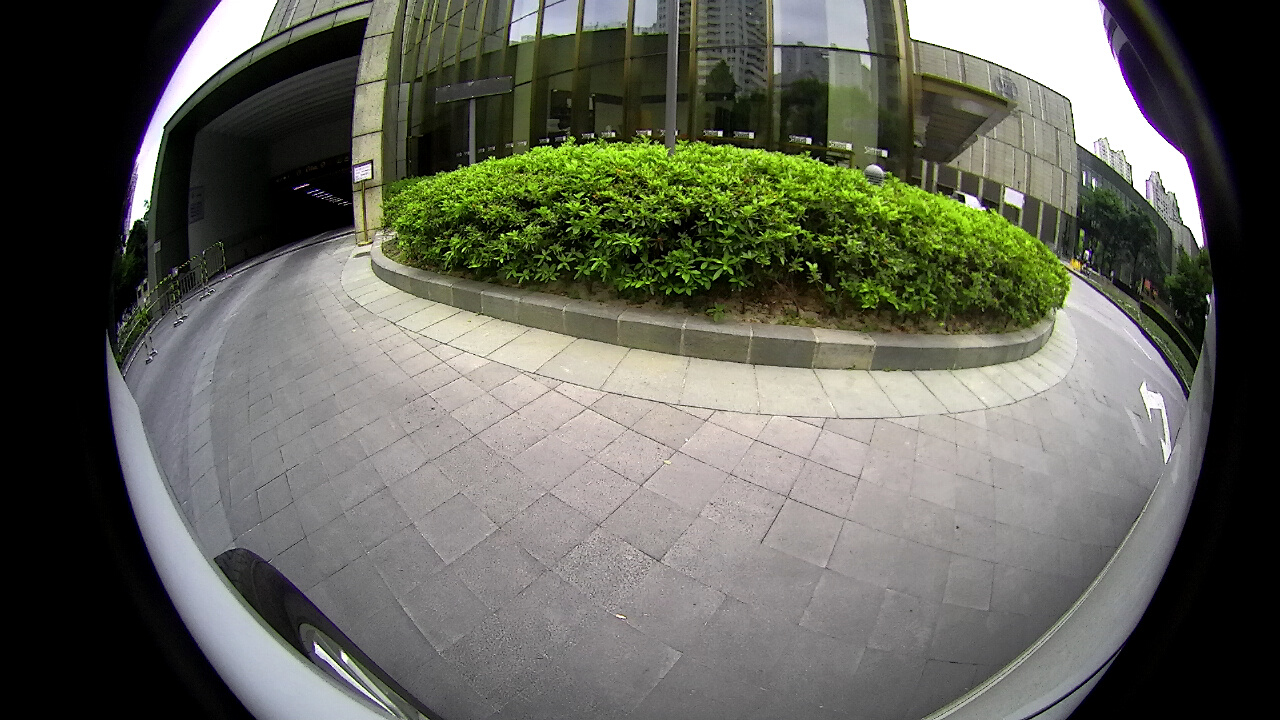
//> input picture test/roi/test.jpg, 1280 x 720 px
$ ./test_roi   (built with g++ and OpenCV 4)
//> lines starting //> are read from the running program, lines starting //| are printed output that depends on the picture; after the words box and inside, x2 and y2 are one past the last pixel; in counts of white or black regions, pixels touching at a corner belong together
#include <opencv2/core.hpp>
#include <opencv2/imgproc.hpp>
#include <opencv2/highgui.hpp>
#include <iostream>
#include <string>
#include <sys/time.h>

using namespace cv;
using namespace std;

#define COLOR_NONE         "\033[0m"
#define COLOR_RED          "\033[0;32;31m"
#define COLOR_GREEN        "\033[0;32;32m"
#define PRINTF_INFO(...) 	\
{								\
	printf(COLOR_GREEN "[INFO]: "  __VA_ARGS__);	\
	CLEAR_COLOR;				\
}
#define PRINTF_ERROR(...) \
{								\
	printf(COLOR_RED "[ERROR]: " __VA_ARGS__);	\
	CLEAR_COLOR;				\
}

#define CLEAR_COLOR printf(COLOR_NONE)

static timeval g_start_time_, g_end_time_;

void start_tick()
{
    gettimeofday(&g_start_time_, NULL);
}


double end_tick()
{
    gettimeofday(&g_end_time_, NULL);
    double time_used = (1000000.0*(g_end_time_.tv_sec - g_start_time_.tv_sec) +g_end_time_.tv_usec -g_start_time_.tv_usec)/1000.0;
    return time_used;
}

void saveDebugImage(string filename, Mat& dst)
{
    Mat save = dst.clone();
    if(save.type()==CV_32F)
    {
        save = save*100;
        save.convertTo(save, CV_8U);
    }
    imwrite(filename, save);
}


void test_roi(cv::Mat& src, int dst_size, int times)
{
    PRINTF_INFO("src image %dx%d, dst image size %dx%d\n", src.cols, src.rows, dst_size, dst_size);
    Mat dst = Mat::zeros(dst_size, dst_size, CV_32F);
    int min_width = min(src.cols, dst.cols);
	int min_height = min(src.rows, dst.rows);

	cv::Mat src_roi = src(cv::Rect((src.cols-min_width)/2, (src.rows-min_height)/2, min_width, min_height));
	cv::Mat dst_roi = dst(cv::Rect((dst.cols-min_width)/2, (dst.rows-min_height)/2, min_width, min_height));

    start_tick();

    uchar* src_ptr = (uchar*)src_roi.data;
    float* dst_ptr = (float*)dst_roi.data;
    for(int ti=0; ti<times; ti++)
    {
        for(int r=0; r<min_height; r++)
        {
            for(int c=0; c<min_width; c++)
                dst_ptr[r*min_width+c] = src_ptr[r*min_width+c]>30?1.0f:0.0f;
        }
    }

    double ms = end_tick();
    PRINTF_INFO("ptr times %d, average time %0.3fms\n", times, ms/times);
    saveDebugImage("ptr.jpg", dst);

    dst = Mat::zeros(dst_size, dst_size, CV_32F);

    start_tick();
    for(int ti=0; ti<times; ti++)
    {
        src_roi.convertTo(dst_roi, CV_32F);
        threshold(dst_roi, dst_roi, 30, 1.0, THRESH_BINARY);
    }
    ms = end_tick();
    PRINTF_INFO("threshold times %d, average time %0.3fms\n", times, ms/times);
    saveDebugImage("threshold.jpg", dst);


    dst = Mat::zeros(dst_size, dst_size, CV_32F);
    start_tick();

    for(int ti=0; ti<times; ti++)
    {
        for(int r=0; r<min_height; r++)
        {
            for(int c=0; c<min_width; c++)
                dst_roi.ptr(r)[c] = src_roi.ptr(r)[c]>30?1.0f:0.0f;
        }
    }

    ms = end_tick();
    PRINTF_INFO("ptr1 times %d, average time %0.3fms\n", times, ms/times);
    saveDebugImage("ptr1.jpg", dst);

    dst = Mat::zeros(dst_size, dst_size, CV_32F);
    start_tick();

    for(int ti=0; ti<times; ti++)
    {
        for(int r=0; r<min_height; r++)
        {
            for(int c=0; c<min_width; c++)
                dst_roi.at<float>(r, c) = src_roi.at<uchar>(r, c)>30?1.0f:0.0f;
        }
    }

    ms = end_tick();
    PRINTF_INFO("ptr2 times %d, average time %0.3fms\n", times, ms/times);
    saveDebugImage("ptr2.jpg", dst);

}


int main(int argc, char** argv)
{
    int dst_size = 600;
    int times = 1000;

    if(argc>1)
        dst_size = atoi(argv[1]);

    if(argc>2)
        times = atoi(argv[2]);

    Mat src = imread("test.jpg", CV_LOAD_IMAGE_GRAYSCALE);
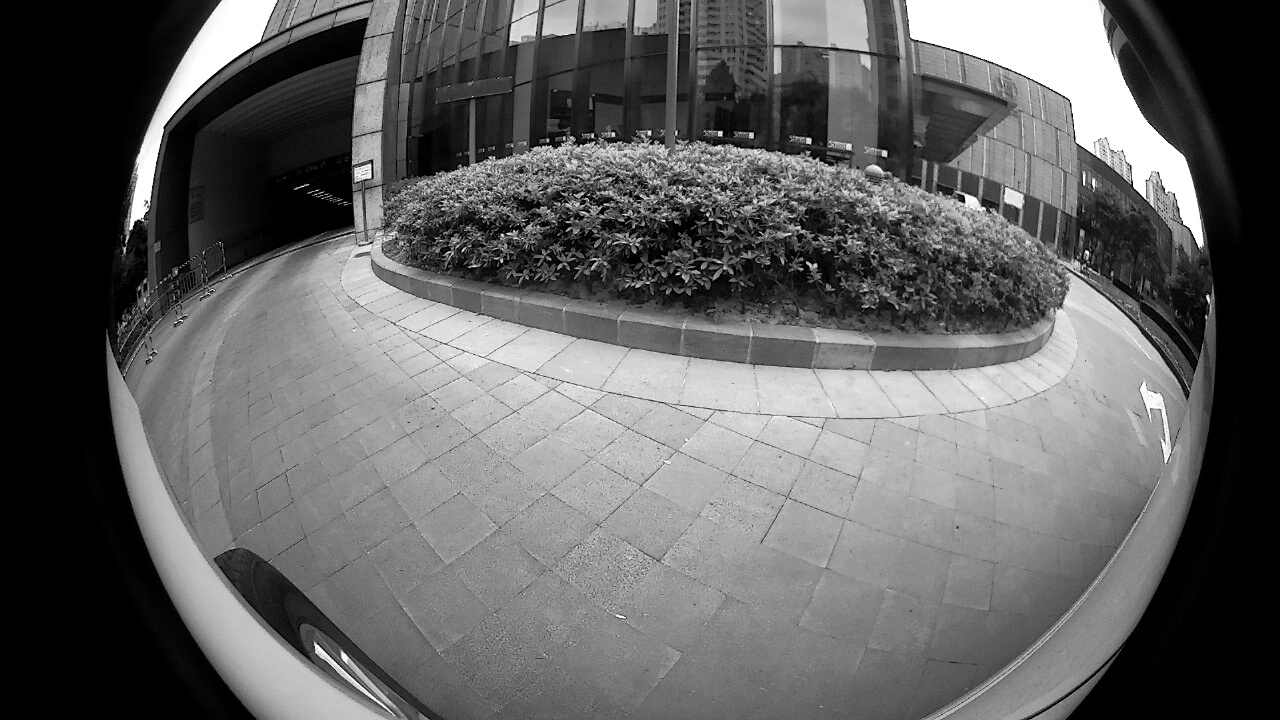
//> src: 720 rows x 1280 cols, CV_8UC1; min 0, max 255, mean 98.2
    test_roi(src, dst_size, times);
//> in test_roi, `cv::Mat src_roi = src(cv::Rect((src.cols-min_width)/2, (src.rows-min_h..`:
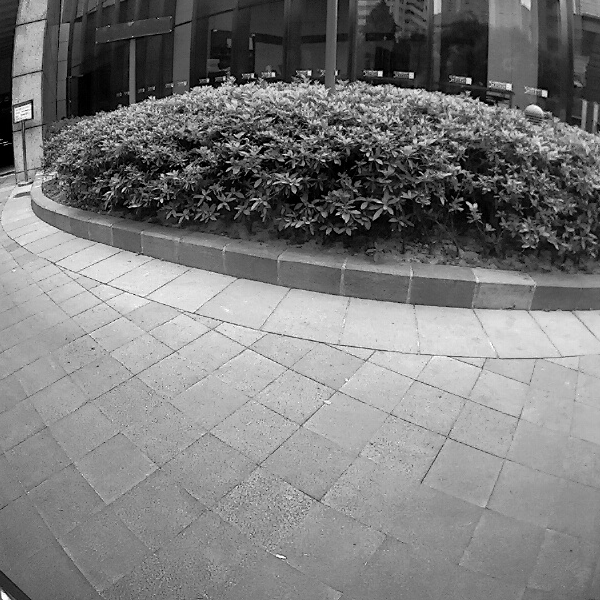
//> src_roi: 600 rows x 600 cols, CV_8UC1; min 0, max 255, mean 123.8
//> after the loop in test_roi, `for(int ti=0; ti<times; ti++)`:
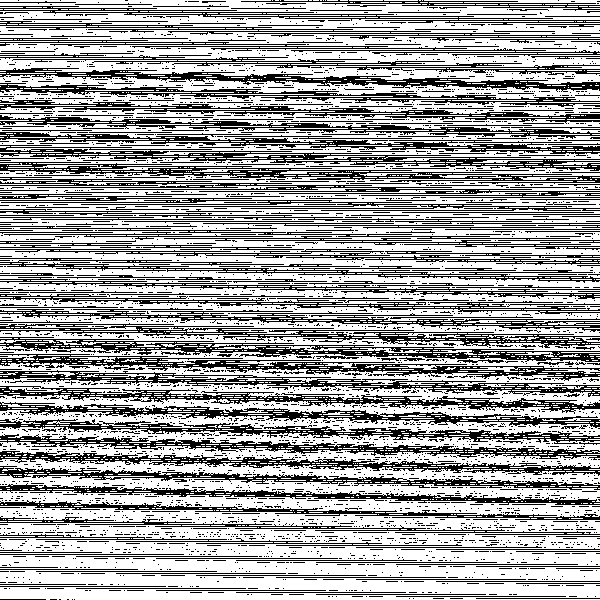
//> dst_roi: 600 rows x 600 cols, CV_32FC1; values 0 (black) and 1 (white), 63.6% white; black in thin lines or dots
//> in saveDebugImage, `save = save*100;`: save: 600 rows x 600 cols, CV_32FC1; values 0 (black) and 100 (white), 63.6% white; black in thin lines or dots
//> the loop in test_roi, `for(int ti=0; ti<times; ti++)` made 1000 passes
//> pass 1, in test_roi, `threshold(dst_roi, dst_roi, 30, 1.0, THRESH_BINARY);`:
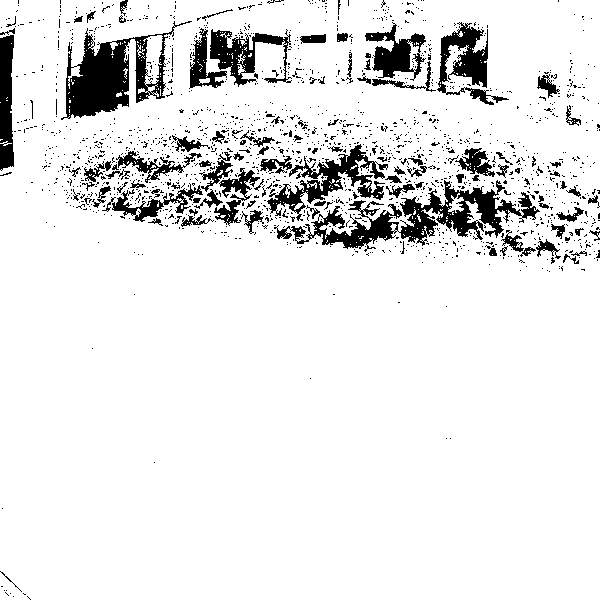
//> dst_roi: 600 rows x 600 cols, CV_32FC1; values 0 (black) and 1 (white), 90.4% white; 1605 black regions (1495 under 20 px), largest, box (x1, y1, x2, y2) and area: (274, 180, 540, 252) 5690, (61, 21, 192, 120) 4819, (267, 144, 388, 221) 2636
//> after the loop in test_roi, `for(int ti=0; ti<times; ti++)`:
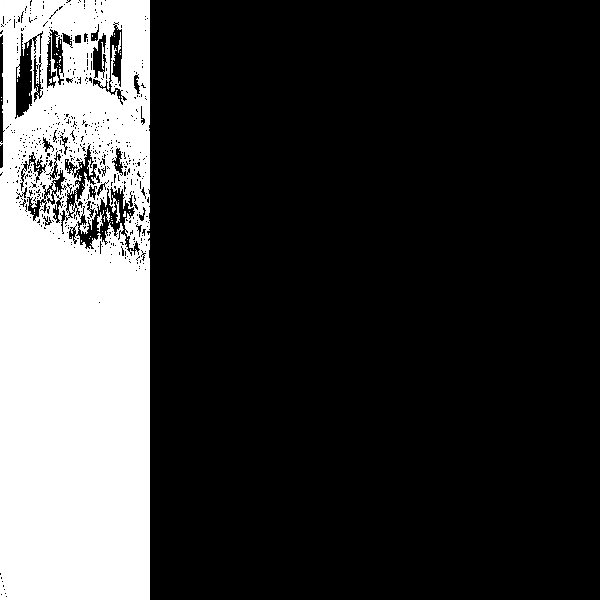
//> dst_roi: 600 rows x 600 cols, CV_32FC1; min 0, max 2.37e-38, mean 5.36e-39; drawn with min black and max white
//> in saveDebugImage (call 3), `save.convertTo(save, CV_8U);`: save: 600 rows x 600 cols, CV_8UC1; every value is 0

    return 0;
}
